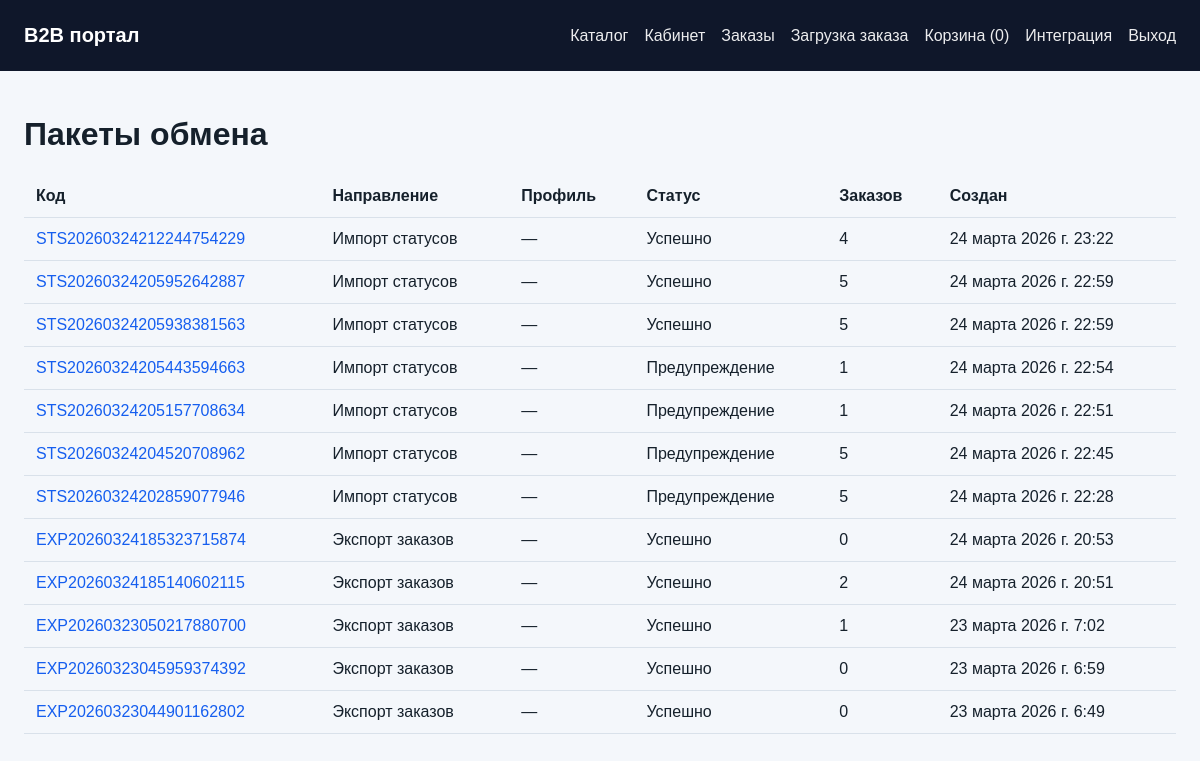
The page /integrations/batches/ (signed in) on the database as committed earlier.
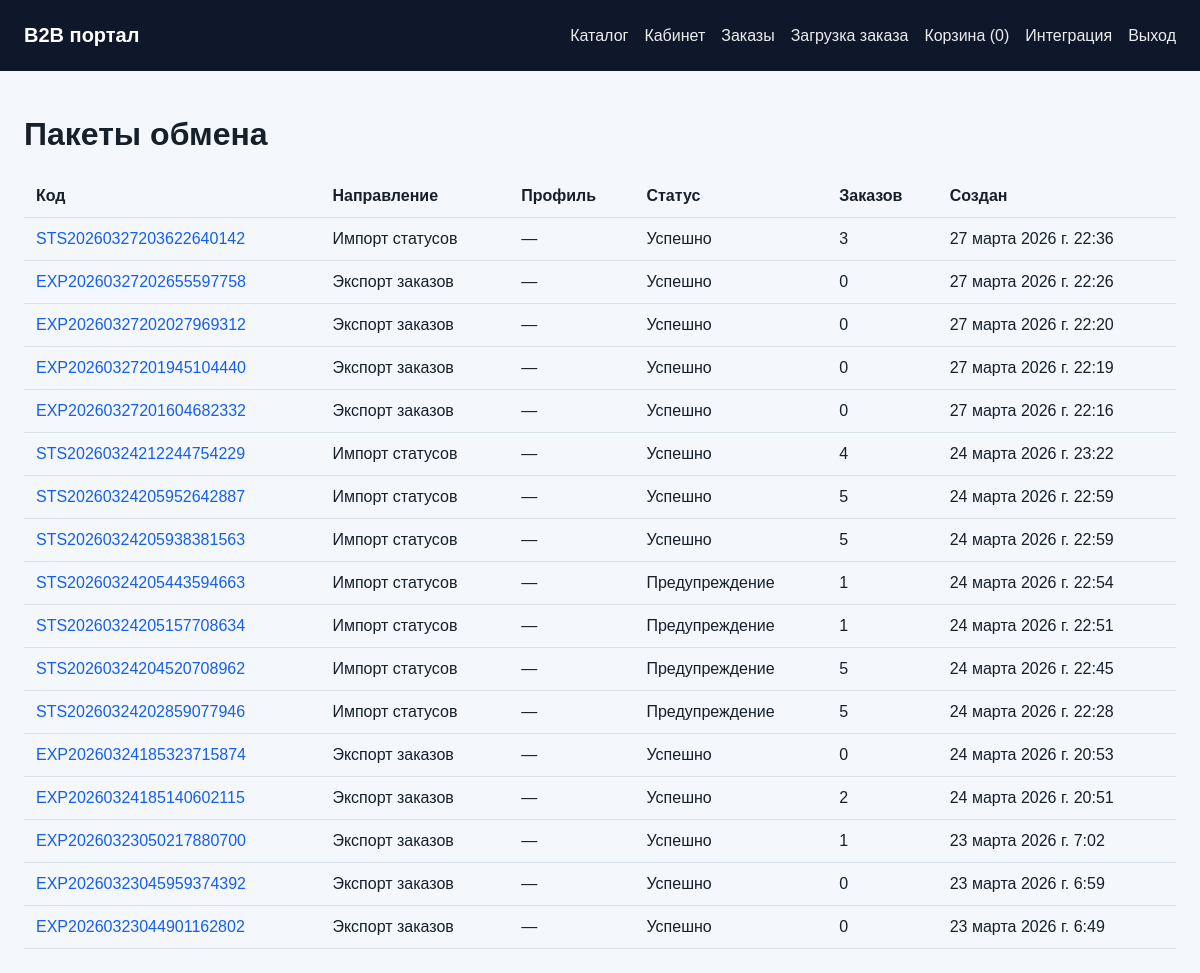
The same page on the database as committed later.
### apps/integrations/models.py (models this page shows, shortened)
class ExchangeBatch(models.Model):
    DIRECTION_CHOICES = [('export_orders', 'Экспорт заказов'), ('import_statuses', 'Импорт статусов'), ('system', 'Система')]
    STATUS_CHOICES = [('created', 'Создан'), ('ok', 'Успешно'), ('warning', 'Предупреждение'), ('error', 'Ошибка')]
    code = models.CharField('Код пакета', max_length=64, unique=True, db_index=True)
    direction = models.CharField('Направление', max_length=32, choices=DIRECTION_CHOICES)
    profile = models.ForeignKey(IntegrationProfile, verbose_name='Профиль', on_delete=models.SET_NULL, blank=True, null=True, related_name='batches')
    status = models.CharField('Статус', max_length=16, choices=STATUS_CHOICES, default='created')
    created_at = models.DateTimeField('Создан', auto_now_add=True)
    started_at = models.DateTimeField('Начат', blank=True, null=True)
    finished_at = models.DateTimeField('Завершен', blank=True, null=True)
    orders_count = models.PositiveIntegerField('Заказов', default=0)
    success_count = models.PositiveIntegerField('Успешно', default=0)
    error_count = models.PositiveIntegerField('Ошибок', default=0)
    file_path = models.CharField('Путь к основному файлу', max_length=1024, blank=True)
    checksum = models.CharField('Checksum', max_length=64, blank=True)
    comment = models.TextField('Комментарий', blank=True)
    class Meta:
        verbose_name = 'Пакет обмена'
        verbose_name_plural = 'Пакеты обмена'
        ordering = ['-created_at']

### apps/integrations/views.py (the view)
# urls.py: path('batches/', views.batches_list, name='batches-list'),
@staff_member_required
def batches_list(request):
    batches = ExchangeBatch.objects.select_related('profile').all()[:200]
    return render(request, 'integrations/batches_list.html', {'batches': batches})

### apps/portal/cart.py (called while the page is built)
    def count(self):
        return len(self.data)

### apps/portal/context_processors.py (called while the page is built)
def portal_context(request):
    cart = SessionCart(request)
    profile = getattr(getattr(request, 'user', None), 'company_profile', None)
    return {
        'portal_cart_count': cart.count(),
        'portal_company': getattr(profile, 'company', None),
    }

### templates/integrations/batches_list.html (shortened to what this page needs)
{% extends "base.html" %}
{% block content %}
<h1>Пакеты обмена</h1>
<table>
    <thead>
        <tr><th>Код</th><th>Направление</th><th>Профиль</th><th>Статус</th><th>Заказов</th><th>Создан</th></tr>
    </thead>
    <tbody>
    {% for batch in batches %}
        <tr>
            <td><a href="{% url 'integrations:batch-detail' batch.pk %}">{{ batch.code }}</a></td>
            <td>{{ batch.get_direction_display }}</td>
            <td>{{ batch.profile|default:'—' }}</td>
            <td>{{ batch.get_status_display }}</td>
            <td>{{ batch.orders_count }}</td>
            <td>{{ batch.created_at }}</td>
        </tr>
    {% empty %}
        <tr><td colspan="6">Пакетов пока нет.</td></tr>
    {% endfor %}
    </tbody>
</table>
{% endblock %}

Rows that differ between the two databases and show on the page:
added ExchangeBatch: code "STS20260327203622640142", direction "Импорт статусов", profile "—", status "Успешно", orders_count "3", created_at "27 марта 2026 г. 22:36"
added ExchangeBatch: code "EXP20260327202655597758", direction "Экспорт заказов", profile "—", status "Успешно", orders_count "0", created_at "27 марта 2026 г. 22:26"
added ExchangeBatch: code "EXP20260327202027969312", direction "Экспорт заказов", profile "—", status "Успешно", orders_count "0", created_at "27 марта 2026 г. 22:20"
added ExchangeBatch: code "EXP20260327201945104440", direction "Экспорт заказов", profile "—", status "Успешно", orders_count "0", created_at "27 марта 2026 г. 22:19"
added ExchangeBatch: code "EXP20260327201604682332", direction "Экспорт заказов", profile "—", status "Успешно", orders_count "0", created_at "27 марта 2026 г. 22:16"
